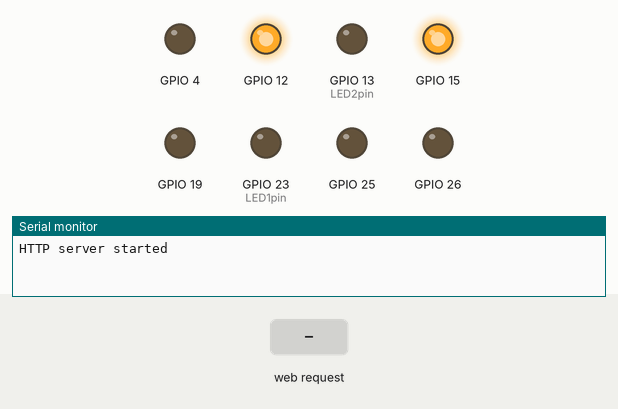
Simulated run of this program. Board: ESP8266 (NodeMCU). On the bench: output pins drawn as LEDs (lit = HIGH), the last lines printed to the serial monitor. Inputs (shaded band) come from the test bench. WiFi joins after 1.5 s; servers stay silent unless stated.

Above: at 2.3 s.
2.4 s: HTTP request GET /led1on received
At 3.3 s:
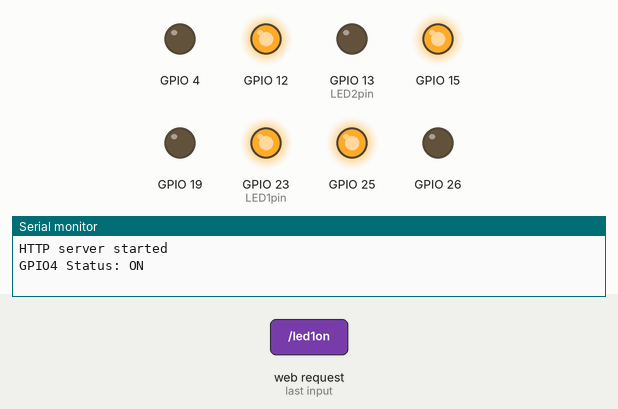
3.9 s: HTTP request GET / received
At 4.4 s:
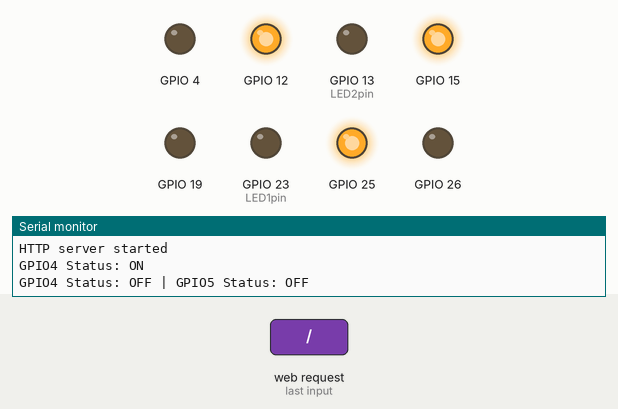
5.4 s: HTTP request GET /led2on received
At 6.6 s:
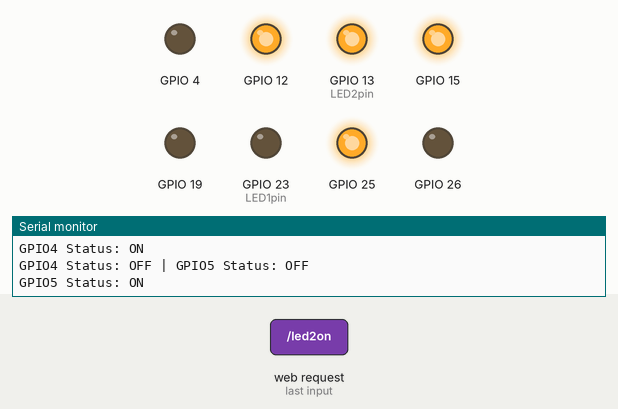
6.9 s: HTTP request GET /led1on received
At 7.9 s:
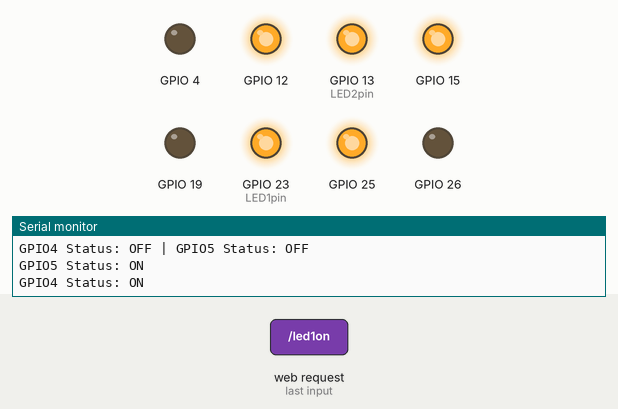
Timing chart, 0 to 9.4 s (numbered marks = the images above; inputs shaded):
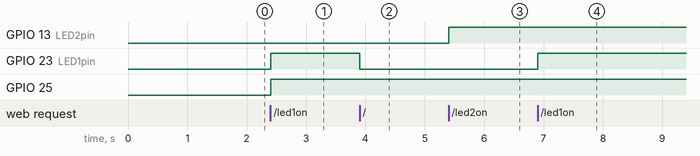

The program:

main.cpp
```cpp
#include <Arduino.h>
#include <stdio.h>
#include <math.h>
#include <stdlib.h>
#include <Esp8266WiFi.h>
#include <Esp8266WebServer.h>
#include <WiFiClient.h>
#include <Esp8266WiFiAP.h>
#include "Funciones.h"

/* Put your SSID & Password */
const char* ssid = "ESP32";  // Enter SSID here
const char* password = "12345678";  //Enter Password here
/* Put IP Address details */
IPAddress local_ip(192,168,1,1);
IPAddress gateway(192,168,1,1);
IPAddress subnet(255,255,255,0);
ESP8266WebServer server(80);

uint8_t LED1pin = 23;
bool LED1status = LOW;

uint8_t LED2pin = 13;
bool LED2status = LOW;

int boton;
int estado;

//const char* ssid = "URUMAT PB";
//const char* password = "8786282786507";
String SendHTML(bool led1stat,bool led2stat){
  String ptr = "<!DOCTYPE html> <html>\n";
  ptr +="<head><meta name=\"viewport\" content=\"width=device-width, initial-scale=1.0, user-scalable=no\">\n";
  ptr +="<title>LED Control</title>\n";
  ptr +="<style>html { font-family: Helvetica; display: inline-block; margin: 0px auto; text-align: center;}\n";
  ptr +="body{margin-top: 50px;} h1 {color: #444444;margin: 50px auto 30px;} h3 {color: #444444;margin-bottom: 50px;}\n";
  ptr +=".button {display: block;width: 80px;background-color: #3498db;border: none;color: white;padding: 13px 30px;text-decoration: none;font-size: 25px;margin: 0px auto 35px;cursor: pointer;border-radius: 4px;}\n";
  ptr +=".button-on {background-color: #3498db;}\n";
  ptr +=".button-on:active {background-color: #2980b9;}\n";
  ptr +=".button-off {background-color: #34495e;}\n";
  ptr +=".button-off:active {background-color: #2c3e50;}\n";
  ptr +="p {font-size: 14px;color: #888;margin-bottom: 10px;}\n";
  ptr +="</style>\n";
  ptr +="</head>\n";
  ptr +="<body>\n";
  ptr +="<h1>ESP32 Web Server</h1>\n";
  ptr +="<h3>Using Access Point(AP) Mode</h3>\n";

   if(led1stat)
  {ptr +="<p>LED1 Status: ON</p><a class=\"button button-off\" href=\"/led1off\">OFF</a>\n";}
  else
  {ptr +="<p>LED1 Status: OFF</p><a class=\"button button-on\" href=\"/led1on\">ON</a>\n";}

  if(led2stat)
  {ptr +="<p>LED2 Status: ON</p><a class=\"button button-off\" href=\"/led2off\">OFF</a>\n";}
  else
  {ptr +="<p>LED2 Status: OFF</p><a class=\"button button-on\" href=\"/led2on\">ON</a>\n";}

  ptr +="</body>\n";
  ptr +="</html>\n";
  return ptr;
}
void handle_OnConnect() {
  LED1status = LOW;
  LED2status = LOW;
  Serial.println("GPIO4 Status: OFF | GPIO5 Status: OFF");
  server.send(200, "text/html", SendHTML(LED1status,LED2status));
}

void handle_led1on() {
  LED1status = HIGH;
  Serial.println("GPIO4 Status: ON");
  server.send(200, "text/html", SendHTML(true,LED2status));
}

void handle_led1off() {
  LED1status = LOW;
  Serial.println("GPIO4 Status: OFF");
  server.send(200, "text/html", SendHTML(false,LED2status));
}

void handle_led2on() {
  LED2status = HIGH;
  Serial.println("GPIO5 Status: ON");
  server.send(200, "text/html", SendHTML(LED1status,true));
}

void handle_led2off() {
  LED2status = LOW;
  Serial.println("GPIO5 Status: OFF");
  server.send(200, "text/html", SendHTML(LED1status,false));
}

void handle_NotFound(){
  server.send(404, "text/plain", "Not found");
}


void setup()
{
  Serial.begin(9600);
  delay(1000);
  pinMode(LED1pin, OUTPUT);
  pinMode(LED2pin, OUTPUT);

  WiFi.softAP(ssid, password);
  WiFi.softAPConfig(local_ip, gateway, subnet);
  delay(100);

  server.on("/", handle_OnConnect);
  server.on("/led1on", handle_led1on);
  server.on("/led1off", handle_led1off);
  server.on("/led2on", handle_led2on);
  server.on("/led2off", handle_led2off);
  server.onNotFound(handle_NotFound);

  server.begin();
  Serial.println("HTTP server started");


  // Pines 12 13 15 4 controlan los leds
  // Pin 25 verde, 26 azul, 23 rojo

/*
  WiFi.mode(WIFI_STA);
  WiFi.begin(ssid, password);

  Serial.println("\nConnecting");
  while(WiFi.status() != WL_CONNECTED){
    Serial.print(".");
    delay(1000);
  }

    Serial.println("\nConnected to the WiFi network");
    Serial.print("Local ESP32 IP: ");
    Serial.println(WiFi.localIP());

*/
  pinMode(19, OUTPUT);
  pinMode(12, OUTPUT);
  pinMode(13, OUTPUT);
  pinMode(15, OUTPUT);
  pinMode(4, OUTPUT);
  pinMode(25, OUTPUT);
  pinMode(26, OUTPUT);
  pinMode(23, OUTPUT);
  digitalWrite(12, 1);
  digitalWrite(13, 1);
  digitalWrite(15, 1);
  digitalWrite(4, 0);
  pinMode(34, INPUT);

}

void loop()
{
//Pruebas de WIFI
 server.handleClient();
  if(LED1status)
  {
    digitalWrite(LED1pin, HIGH);
    digitalWrite(25, 1);
  }
  else
  {digitalWrite(LED1pin, LOW);}

  if(LED2status)
  {digitalWrite(LED2pin, HIGH);}
  else
  {digitalWrite(LED2pin, LOW);}
}


  /*
  if(WiFi.status() == WL_CONNECTED){
    delay(1000);
    Serial.println(WiFi.status());
    delay(1000);
    Serial.println(WiFi.RSSI());
  }

   Serial.println(estado);
  estado = digitalRead(34);
  if (estado == HIGH) {
    boton++;
  }
  if(boton >3) {
    boton = 1;
  }
  if (boton == 1)
  { // Prender led 1 en verde
    digitalWrite(4, LOW);
    digitalWrite(23, 0);
    digitalWrite(25, 1);
  }
  else if (boton == 2)
  {
    digitalWrite(25, 0);
    digitalWrite(26, 1);
  }
  else if (boton == 3)
  {
    digitalWrite(26, 0);
    digitalWrite(23, 1);
  } */
```

Funciones.h
```cpp
#include <Arduino.h>

void handle_led1on();

void handle_led1off();

void handle_led2on();

void handle_led2off();

void handle_NotFound();

String SendHTML(bool led1stat,bool led2stat);
```

Measured:
- after the input at 2.4 s, GPIO 23 (LED1pin), GPIO 25: LOW → HIGH at once
- after the input at 3.9 s, GPIO 23 (LED1pin): HIGH → LOW at once
- after the input at 5.4 s, GPIO 13 (LED2pin): LOW → HIGH at once
- after the input at 6.9 s, GPIO 23 (LED1pin): LOW → HIGH at once
